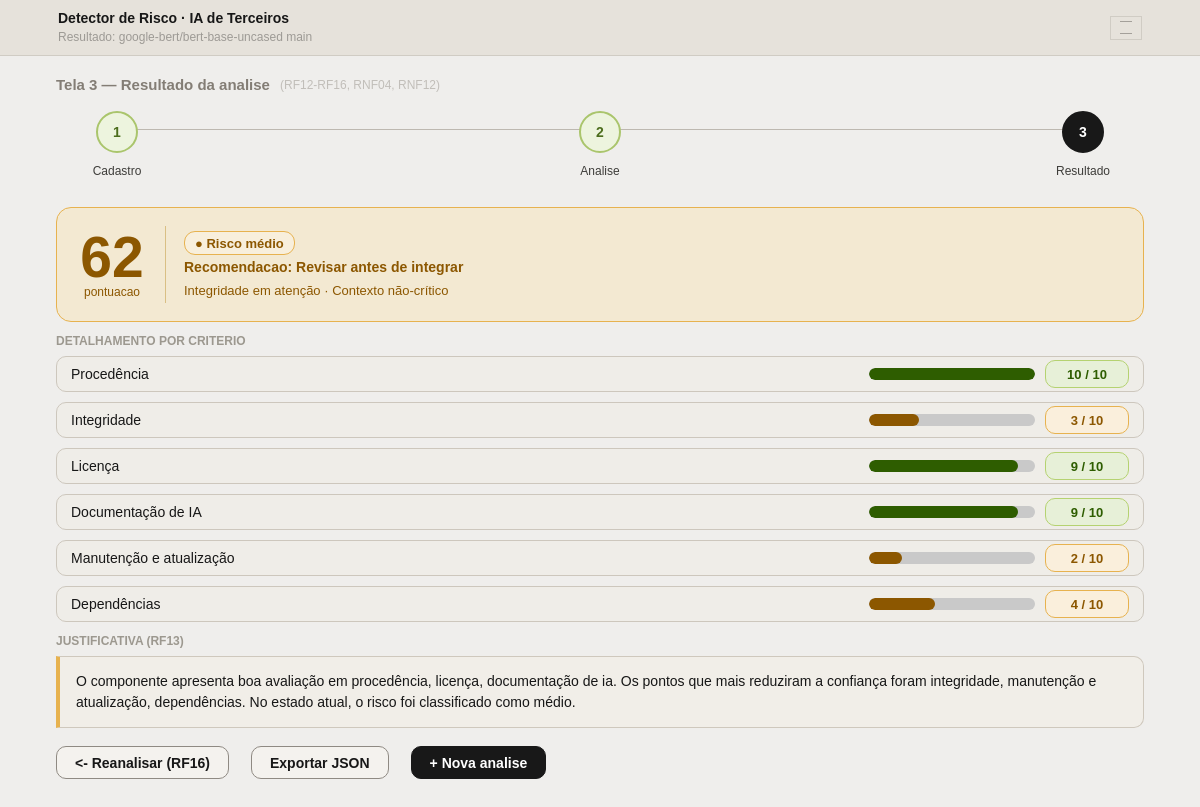
/resultado/10, run on the app's committed database.
### tables this page shows
CREATE TABLE analyses (
    id INTEGER PRIMARY KEY AUTOINCREMENT,
    component_name TEXT NOT NULL,
    component_version TEXT NOT NULL,
    component_type TEXT NOT NULL,
    score INTEGER NOT NULL,
    risk_level TEXT NOT NULL,
    recommendation TEXT NOT NULL,
    summary_line TEXT NOT NULL,
    justification TEXT NOT NULL,
    criteria_scores_json TEXT NOT NULL,
    created_at TEXT NOT NULL
);

### app/presentation/routes_web.py (the view)
@router.get("/resultado/{analysis_id}", response_class=HTMLResponse)
def resultado(request: Request, analysis_id: int):
    result = analysis_service.get_result(analysis_id)
    if not result:
        raise HTTPException(status_code=404, detail="Análise não encontrada")
    return templates.TemplateResponse(request, "resultado.html", {"request": request, "result": result})

### app/templates/resultado.html (shortened to what this page needs)
{% extends 'base.html' %}
{% block subtitle %}
<p class="subtitle">Resultado: {{ result.component_name }} {{ result.component_version }}</p>
{% endblock %}
{% block content %}
<section class="screen-head">
    <h2>Tela 3 — Resultado da analise</h2>
    <span class="screen-meta">(RF12-RF16, RNF04, RNF12)</span>
</section>
<nav class="timeline" aria-label="Etapas do fluxo">
    <div class="timeline-step done">
        <div class="timeline-circle">1</div>
        <span>Cadastro</span>
    </div>
    <div class="timeline-step done">
        <div class="timeline-circle">2</div>
        <span>Analise</span>
    </div>
    <div class="timeline-step active current dark">
        <div class="timeline-circle">3</div>
        <span>Resultado</span>
    </div>
</nav>
<section class="result-hero">
    <div class="score-side">
        <div class="score-main">{{ result.score }}</div>
        <div class="score-sub">pontuacao</div>
    </div>
    <div class="hero-content">
        <div class="risk-badge risk-{{ result.risk_level.value|lower|replace('é', 'e') }}">● Risco {{ result.risk_level.value|lower }}</div>
        <div class="hero-title">Recomendacao: {{ result.recommendation.value }}</div>
        <div class="hero-subtitle">{{ result.summary_line }}</div>
    </div>
</section>
<section class="detail-section">
    <h3>DETALHAMENTO POR CRITERIO</h3>
    <div class="criteria-bars">
        {% for item in result.criteria_scores %}
            {% set tone = 'warn' if item.score <= 6 else 'good' %}
            <div class="criterion-row">
                <div class="criterion-label">{{ item.label }}</div>
                <div class="bar-group">
                    <div class="bar-track">
                        <div class="bar-fill {{ tone }}" style="width: {{ item.score * 10 }}%"></div>
                    </div>
                    <div class="bar-score {{ tone }}">{{ item.score }} / 10</div>
                </div>
            </div>
        {% endfor %}
    </div>
</section>
<section class="detail-section">
    <h3>JUSTIFICATIVA (RF13)</h3>
    <div class="justification-box">{{ result.justification }}</div>
</section>
<div class="button-row spaced wider-gap">
    <a class="btn btn-light" href="/">&lt;- Reanalisar (RF16)</a>
    <a class="btn btn-light" href="/resultado/{{ result.id }}/export">Exportar JSON</a>
    <a class="btn btn-dark" href="/">+ Nova analise</a>
</div>
{% endblock %}

### app/static/css/styles.css (style rules this page uses)
:root { --page-bg: #e9e8e6; --frame-bg: #efeeec; --header-bg: #e6e2db; --header-line: #d0ccc4; --text: #171717; --soft-text: #9d9a95; --soft-line: #cfcac2; --input-bg: #ebe9e3; --input-line: #c9c4bb; --dark: #181818; --green: #b8d682; --green-deep: #2e5d00; --green-soft: #e5f0d6; --orange: #e7b24f; --orange-deep: #8c5700; --orange-soft: #f5ead5; --red: #efb6b6; --red-deep: #821b1b; --red-soft: #f9e6e6; --track: #c9c9c9; }
* { box-sizing: border-box; }
body { margin: 0; font-family: Arial, Helvetica, sans-serif; background: var(--page-bg); color: var(--text); }
.subtitle { margin: 4px 0 0; font-size: 12px; color: var(--soft-text); }
.screen-head { display: flex; align-items: center; gap: 10px; margin-bottom: 10px; }
.screen-head h2 { margin: 0; font-size: 15px; font-weight: 700; color: #837d75; }
.screen-meta { font-size: 12px; color: #c1beb9; }
.timeline { position: relative; display: flex; justify-content: space-between; margin: 12px 6px 28px; padding-top: 6px; }
.timeline-step { position: relative; z-index: 1; width: 110px; text-align: center; }
.timeline-circle { width: 42px; height: 42px; margin: 0 auto 8px; border-radius: 50%; border: 2px solid #bdb8b0; background: var(--frame-bg); color: #7e7b76; font-size: 14px; font-weight: 700; display: grid; place-items: center; }
.timeline-step span { font-size: 12px; color: #3e3d3a; }
.timeline-step.current .timeline-circle { background: var(--dark); border-color: var(--dark); color: #fff; }
.timeline-step.done .timeline-circle { background: #edf4de; border-color: #aac56c; color: #4c6d1d; }
.timeline-step.dark .timeline-circle { background: var(--dark); border-color: var(--dark); color: #fff; }
.field span, .criteria-box h3, .detail-section h3 { display: block; margin-bottom: 8px; font-size: 12px; font-weight: 700; color: #9c988f; }
.button-row { display: flex; align-items: center; gap: 22px; margin-top: 18px; }
.button-row.spaced { justify-content: flex-start; }
.button-row.wider-gap { gap: 22px; }
.btn { height: 33px; padding: 0 18px; border-radius: 10px; font-size: 14px; font-weight: 700; display: inline-flex; align-items: center; justify-content: center; text-decoration: none; cursor: pointer; }
.btn-light { background: #f4f2ee; border: 1px solid #8f8a83; color: #171717; }
.btn-dark { background: var(--dark); border: 1px solid var(--dark); color: #fff; }
.result-hero { min-height: 115px; border: 1px solid var(--orange); background: #f3e9d2; border-radius: 15px; display: flex; align-items: center; padding: 18px 20px; gap: 18px; margin-bottom: 12px; }
.score-side { width: 70px; text-align: center; }
.score-main { font-size: 57px; line-height: 0.95; font-weight: 700; color: var(--orange-deep); }
.score-sub { font-size: 12px; color: var(--orange-deep); }
.hero-content { flex: 1; }
.risk-badge { display: inline-flex; align-items: center; gap: 6px; height: 24px; padding: 0 10px; border-radius: 11px; font-size: 13px; font-weight: 700; border: 1px solid var(--orange); color: var(--orange-deep); background: #f8efdc; }
.hero-title { font-size: 14px; font-weight: 700; color: var(--orange-deep); margin-top: 4px; }
.hero-subtitle { font-size: 13px; color: var(--orange-deep); margin-top: 8px; }
.detail-section { margin-top: 10px; }
.criteria-bars { display: grid; gap: 10px; }
.criterion-row { height: 36px; border: 1px solid #cdc7bd; border-radius: 10px; background: #efede8; display: flex; align-items: center; padding: 0 14px; gap: 14px; }
.criterion-label { flex: 1; font-size: 14px; }
.bar-group { width: 260px; display: flex; align-items: center; gap: 10px; }
.bar-track { flex: 1; height: 12px; border-radius: 7px; background: var(--track); overflow: hidden; }
.bar-fill { height: 100%; border-radius: 7px; }
.bar-fill.good { background: var(--green-deep); }
.bar-fill.warn { background: var(--orange-deep); }
.bar-score { min-width: 84px; height: 28px; border-radius: 10px; font-size: 13px; font-weight: 700; display: inline-flex; align-items: center; justify-content: center; border: 1px solid #b5d271; background: #e7f0d8; color: var(--green-deep); }
.bar-score.warn { border-color: var(--orange); background: #faefdc; color: var(--orange-deep); }
.justification-box { min-height: 58px; border: 1px solid #cfc8bd; border-left: 4px solid var(--orange); background: #f1eee8; border-radius: 0 10px 10px 0; padding: 14px 16px; font-size: 14px; line-height: 1.5; }

### data on the page
analyses: component_name "google-bert/bert-base-uncased", component_version "main", score "62", risk_level.value "médio", recommendation.value "Revisar antes de integrar", summary_line "Integridade em atenção · Contexto não-crítico", justification "O componente apresenta boa avaliação em procedência, licença, documentação de ia. Os pontos que mais reduziram a confiança foram integridade, manutenção e atualização, dependências. No estado atual, o risco foi classificado como médio."

### other printed values
{{ item.label }} "Procedência" "Integridade" "Licença" "Documentação de IA" "Manutenção e atualização" "Dependências"
{{ item.score }} "10" "3" "9" "9" "2" "4"
